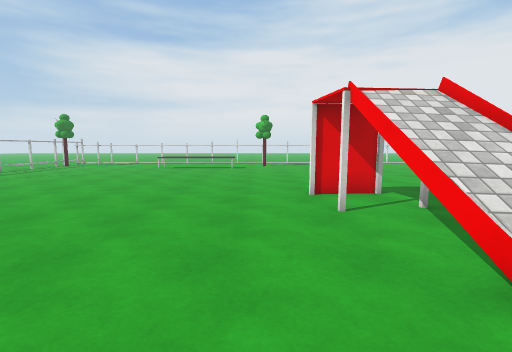
View 1 (above)

24 first-person views from a walk through a scene from a Unity 3-D project. The camera is 1.4 m above the floor, tilts 6° down and sees 85° across. The floor is counted in squares, 1 m on a side. Each view is taken from the middle of a square. On the plan, view 1 faces up. The plan holds only what a view shows up to about 14 squares ahead; the rest is blank. The place goes on beyond the plan. The player is left out. Some animated figures are left out. Surface patterns are stand-ins for the level's own textures.

View 2
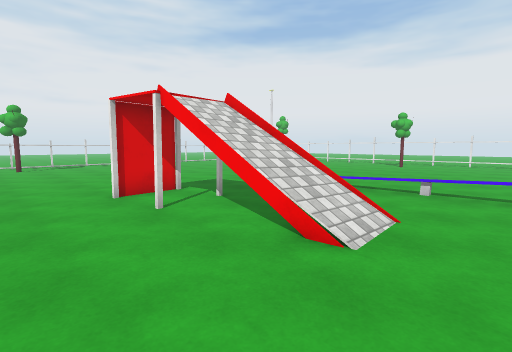

View 3
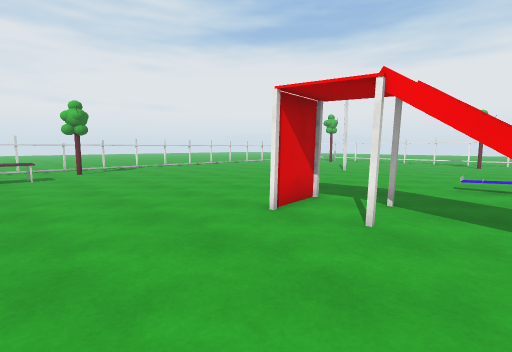

View 4
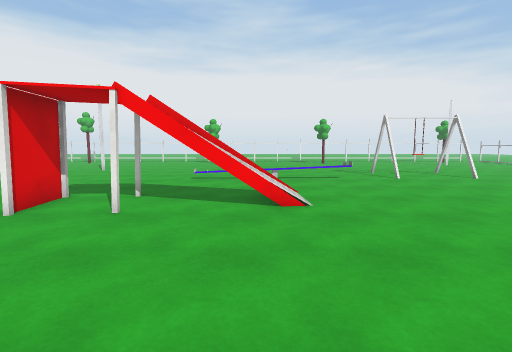

View 5
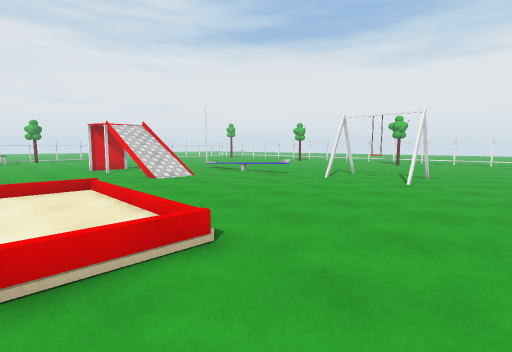

View 6
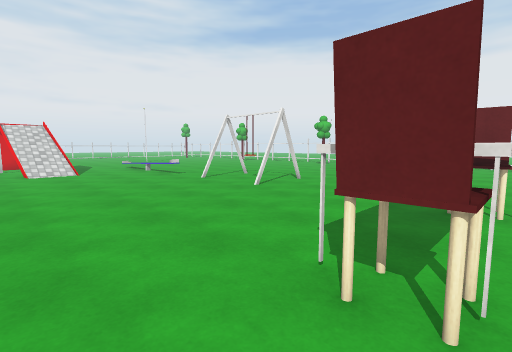

View 7
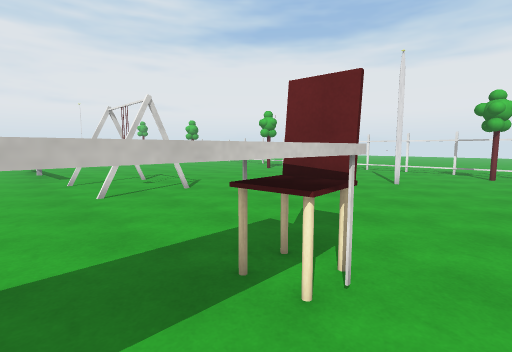

View 8
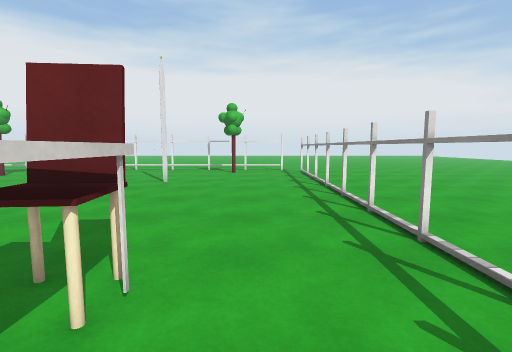

View 9
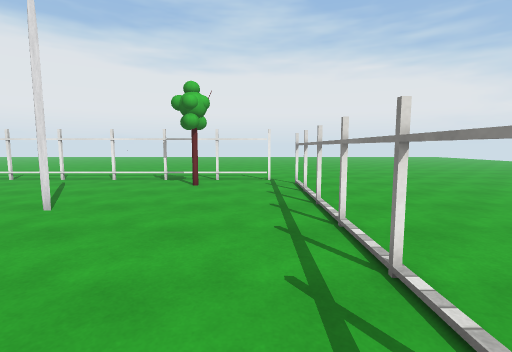

View 10
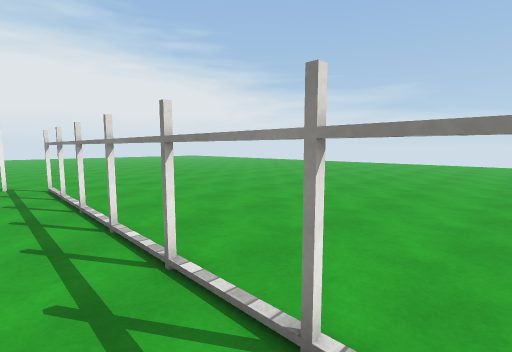

View 11
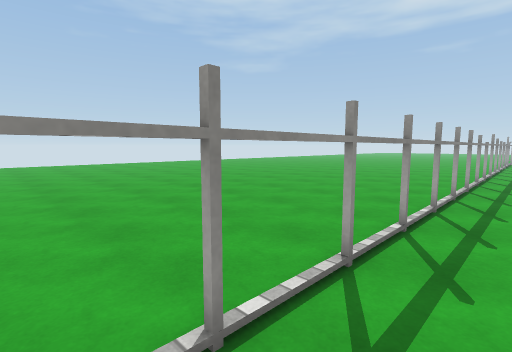

View 12
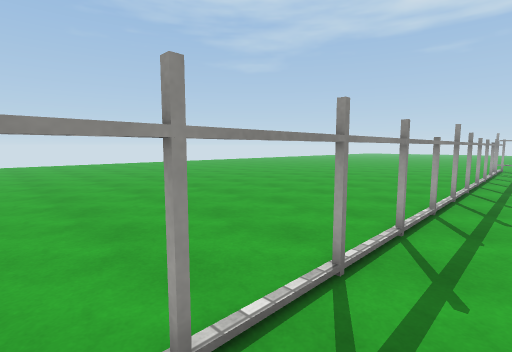

View 13
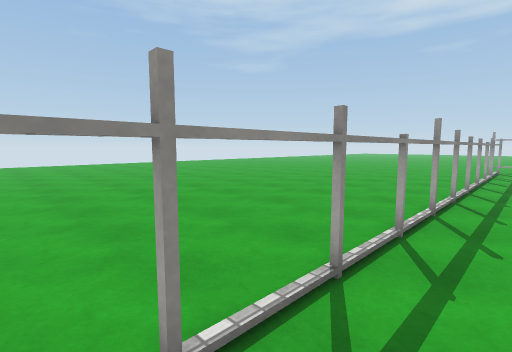

View 14
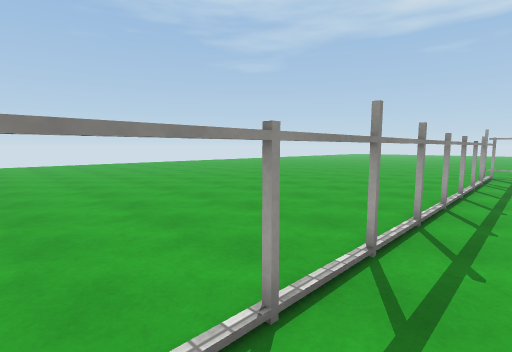

View 15
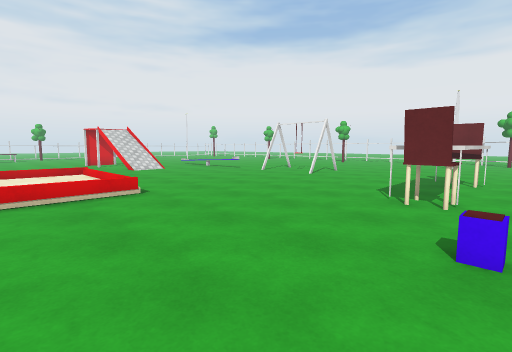

View 16
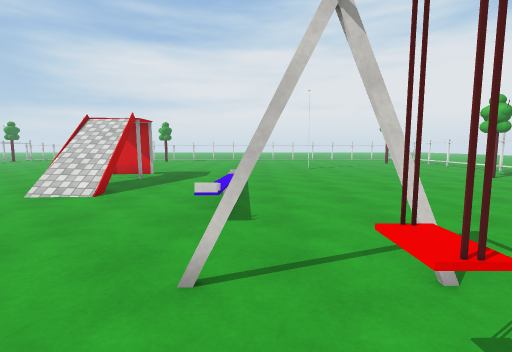

View 17
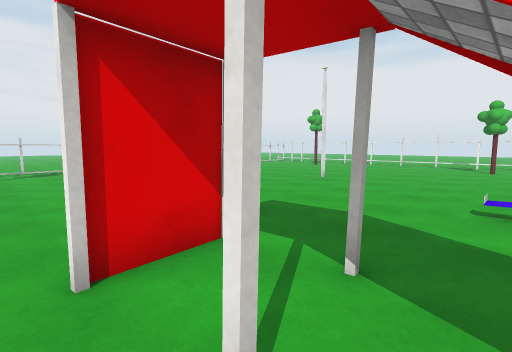

View 18
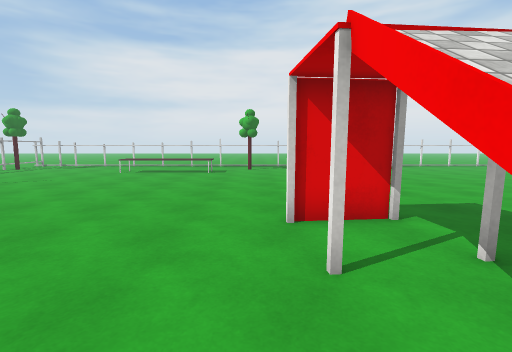

View 19
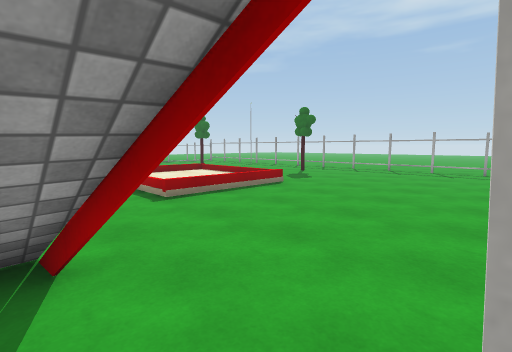

View 20
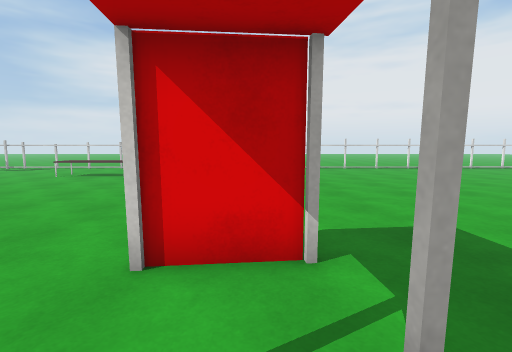

View 21
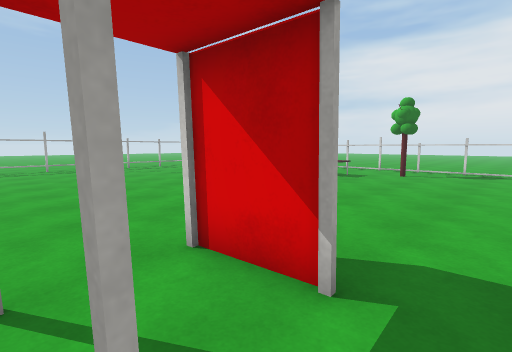

View 22
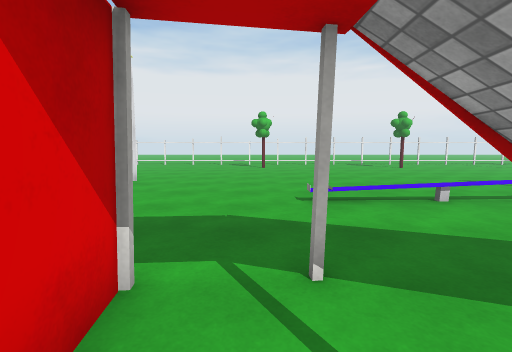

View 23
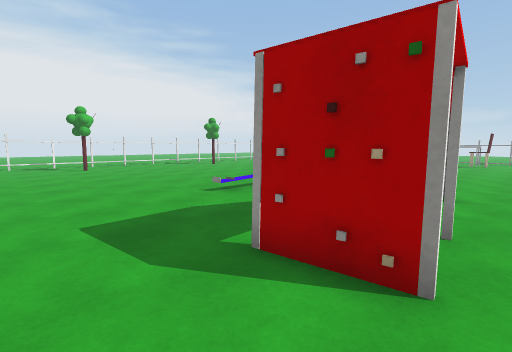

View 24
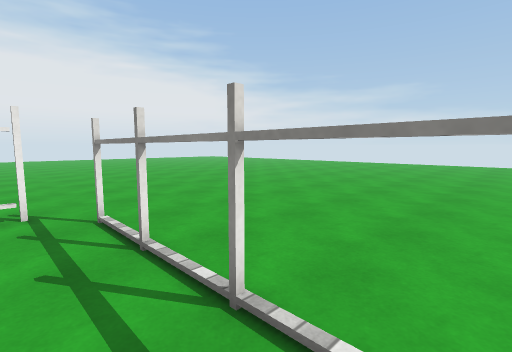

### Floor plan
Key: @ floor where view 1 was taken; # wall or solid block; x gap in a wall; . main floor; : floor 0.25 m higher than the main floor; / step, stairs or slope; = window, fence, low wall or low ledge; ^ raised ledge; v drop or lower ground; T tree; H thing the floor can be seen under or through; O other object.
Columns run from 10 left of view 1 to 24 right of it. Each row starts with its distance up from view 1.
 23         #   ###
 22         .   ...
 21         .. ....
 20         ...T...
 19  ...^^^ ^......  ....   ..
 18  ...^^^^^...... .....  ...
 17 .........................
 16 ........................
 15 .......................
 14 ......................
 13 .......................
 12 ......................#...
 11 ..........................
 10  ............................
  9 .............................
  8 ............##................
  7 ..............................T
  6     ........#.#................
  5 ............x...../...........
  4 ............v//.../..........
  3 ............=//.../.........
  2 .............//.../........
  1 ................../........
  0 ..........@......./.......
 -1  ..../////......../.......
 -2   ...  ::/................
 -3        ::/ ........OOO....   .T
 -4      ::::/ ...............  ..
 -5      ::::/..........O..... ..
 -6       :::/..................    .#.
 -7       .............OOO..       ..#.
 -8       ...................     ...#.
 -9       ...................   .....#.
-10       .................   .......#.
-11       .....................#.....#.
-12       ........^^^^^..............#.
-13       .......OO   ^O.............#.
-14        .......O^^^^O...........T.#.
-15       . ..O......................#.
-16  ................................#.
-17  ##############HHHHHHHHHHHH==......
-18 .............................###...
-19 ...................................
-20 ...................................

Positions as (right, up) in squares from view 1, and headings:
1: (0, 0), facing up
2: (-1, 0), facing up-right
3: (-3, 4), facing up-right
4: (-4, 3), facing right
5: (-3, -10), facing up-right
6: (1, -14), facing up-right
7: (6, -15), facing up-right
8: (6, -15), facing right
9: (11, -16), facing right
10: (11, -16), facing down-right
11: (15, -16), facing down-left
12: (7, -16), facing down-left
13: (5, -16), facing down-left
14: (2, -16), facing down-left
15: (-4, -15), facing up-right
16: (9, -6), facing up
17: (1, 5), facing up-right
18: (1, 3), facing up
19: (3, 6), facing down-left
20: (3, 5), facing up
21: (5, 6), facing up-left
22: (1, 7), facing right
23: (1, 11), facing down-right
24: (16, -16), facing down-right
